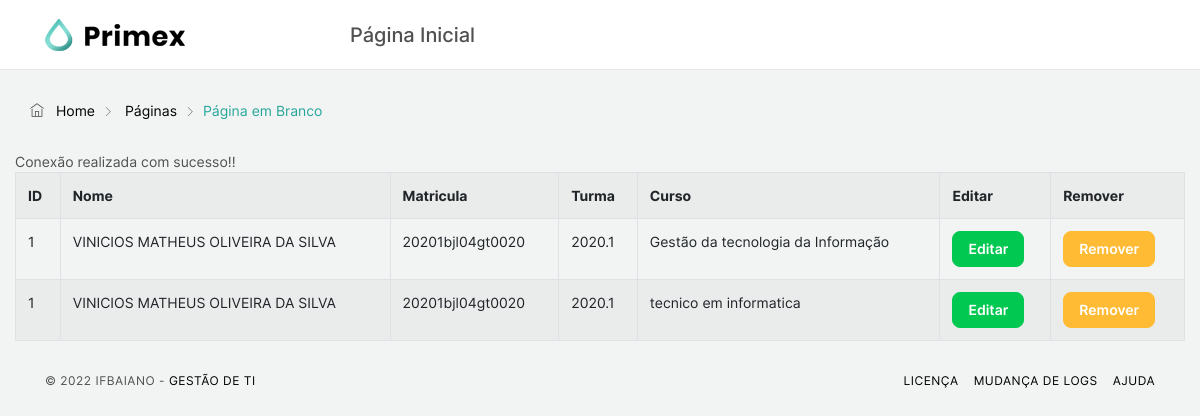
The app's page /page.php?page=listar_alunos (signed in) with its own data.
### tables this page shows
CREATE TABLE `alunos` (
  `id` int NOT NULL AUTO_INCREMENT,
  `nome` varchar(45) DEFAULT NULL,
  `matricula` varchar(45) DEFAULT NULL,
  `periodo_entrada` varchar(45) DEFAULT NULL,
  `cst_gti_id` int NOT NULL,
  PRIMARY KEY (`id`),
  KEY `fk_alunos_cst_gti1_idx` (`cst_gti_id`),
  CONSTRAINT `fk_alunos_cst_gti1` FOREIGN KEY (`cst_gti_id`) REFERENCES `cst_gti` (`id`)
);

CREATE TABLE `cst_gti` (
  `id` int NOT NULL AUTO_INCREMENT,
  `nome` varchar(45) DEFAULT NULL,
  `descricao` varchar(45) DEFAULT NULL,
  PRIMARY KEY (`id`)
);

### pages/listar_alunos.php (the view, shortened to what this page needs)
<?php
    include("./includes/conn.php");
?>
<table id="professores" class="table table-striped table-bordered">
    <tr>
        <td><strong>ID</strong></td>
        <td><strong>Nome</strong></td>
        <td><strong>Matricula</strong></td>
        <td><strong>Turma</strong></td>
        <td><strong>Curso</strong></td>
        <td><strong>Editar</strong></td>
        <td><strong>Remover</strong></td>
    </tr>
    <?php
        $sql="SELECT alunos.id, alunos.nome, alunos.matricula, alunos.periodo_entrada, cst_gti.nome
            FROM alunos
            JOIN cst_gti
            ON alunos.id = cst_gti_id; ";
        $result = mysqli_query($conn, $sql);
        while ($row = mysqli_fetch_array($result)) {
        ?>
            <tr>
                <td><?php echo $row[0]; ?></td>
                <td><?php echo $row[1]; ?></td>
                <td><?php echo $row[2]; ?></td>
                <td><?php echo $row[3]; ?></td>
                <td><?php echo $row[4]; ?></td>
                <td>
                    <button class="btn btn-success">
                        <a class="text-white" href="pages/editar_alunos.php?id=<?php echo $row[0]; ?> ">Editar</a>
                    </button>
            </td>
                <td>
                    <button class="btn btn-warning ">
                        <a class="text-white" href="pages/deletar_alunos.php?id=
                        <?php echo $row[0]; ?> " onclick="return confirm
                        ('Tem certeza que deseja deletar esse registro?');">Remover</a>
                    </button>
                </td>
            </tr>
        <?php
        }
    ?>
</table>

### records on screen
alunos: id "1", nome "VINICIOS MATHEUS OLIVEIRA DA SILVA", matricula "20201bjl04gt0020", periodo_entrada "2020.1", cst_gti.nome "Gestão da tecnologia da Informação", cst_gti.nome "tecnico em informatica"
